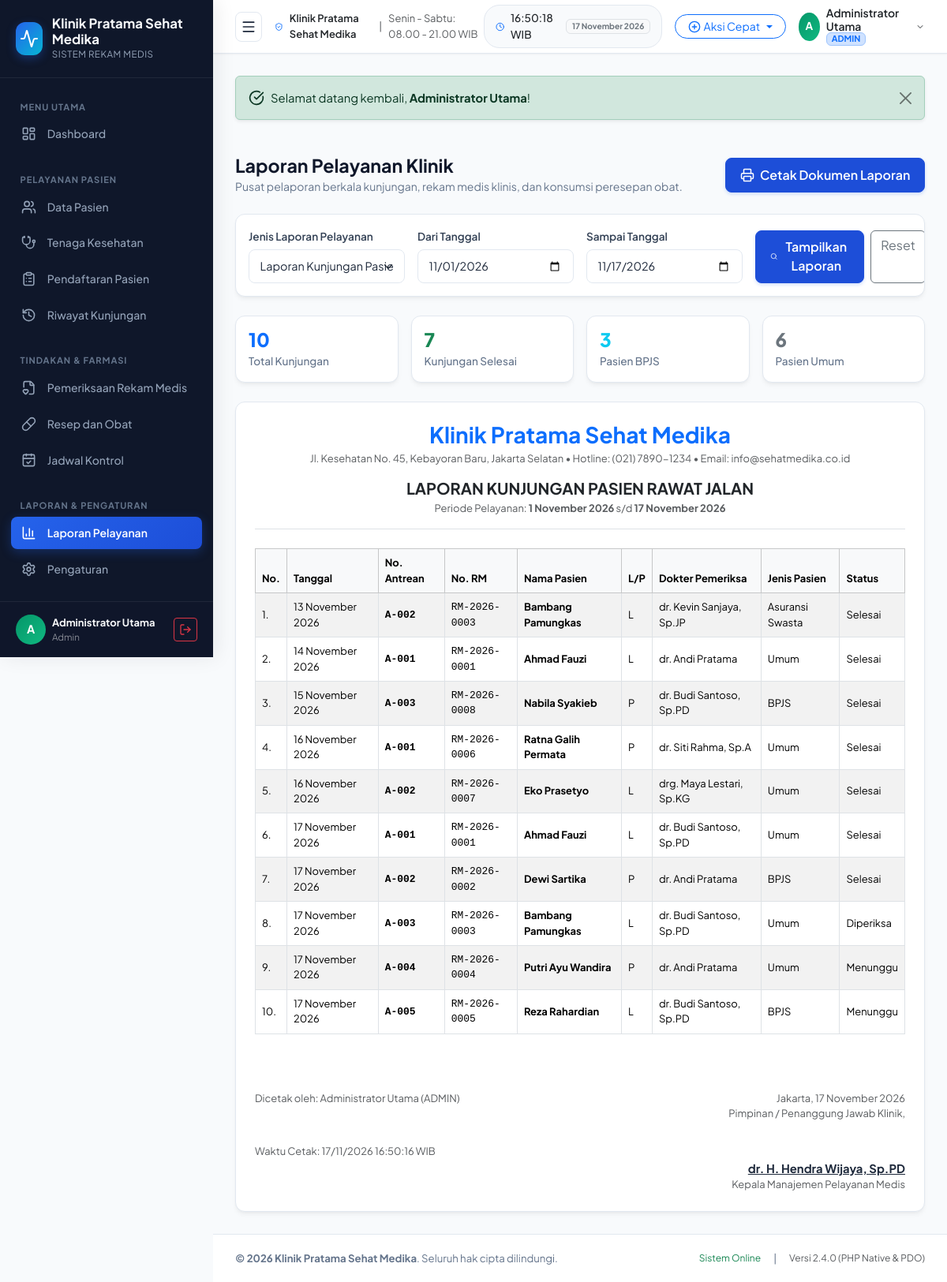
The app's page /pages/laporan.php (signed in) with its own data.
### tables this page shows
CREATE TABLE `pengaturan_klinik` (
  `id` INT PRIMARY KEY,
  `nama_klinik` VARCHAR(150) NOT NULL,
  `slogan` VARCHAR(255) DEFAULT 'Melayani dengan Sepenuh Hati dan Profesional',
  `alamat_klinik` TEXT NOT NULL,
  `no_telepon` VARCHAR(30) NOT NULL,
  `email_klinik` VARCHAR(100) NOT NULL,
  `website` VARCHAR(100) DEFAULT 'www.klinikmedika.com',
  `pimpinan_klinik` VARCHAR(100) NOT NULL,
  `jam_operasional` VARCHAR(150) DEFAULT 'Senin - Sabtu: 08.00 - 21.00 WIB',
  `logo` VARCHAR(255) DEFAULT 'logo-klinik.png'
);

CREATE TABLE `users` (
  `id` INT AUTO_INCREMENT PRIMARY KEY,
  `username` VARCHAR(50) NOT NULL UNIQUE,
  `password` VARCHAR(255) NOT NULL,
  `nama_lengkap` VARCHAR(100) NOT NULL,
  `role` ENUM('admin', 'dokter', 'petugas') NOT NULL DEFAULT 'admin',
  `email` VARCHAR(100) DEFAULT NULL,
  `foto` VARCHAR(255) DEFAULT 'default-avatar.png',
  `created_at` DATETIME DEFAULT CURRENT_TIMESTAMP,
  `updated_at` DATETIME DEFAULT CURRENT_TIMESTAMP ON UPDATE CURRENT_TIMESTAMP
);

CREATE TABLE `pendaftaran` (
  `id` INT AUTO_INCREMENT PRIMARY KEY,
  `nomor_antrean` VARCHAR(20) NOT NULL,
  `id_pasien` INT NOT NULL,
  `id_dokter` INT NOT NULL,
  `tanggal_kunjungan` DATE NOT NULL,
  `keluhan_awal` TEXT DEFAULT NULL,
  `jenis_pasien` ENUM('Umum', 'BPJS', 'Asuransi Swasta') NOT NULL DEFAULT 'Umum',
  `status` ENUM('Menunggu', 'Diperiksa', 'Selesai', 'Dibatalkan') NOT NULL DEFAULT 'Menunggu',
  `created_at` DATETIME DEFAULT CURRENT_TIMESTAMP,
  INDEX (`tanggal_kunjungan`),
  INDEX (`status`),
  CONSTRAINT `fk_pendaftaran_pasien` FOREIGN KEY (`id_pasien`) REFERENCES `pasien` (`id`) ON DELETE CASCADE,
  CONSTRAINT `fk_pendaftaran_dokter` FOREIGN KEY (`id_dokter`) REFERENCES `dokter` (`id`) ON DELETE RESTRICT
);

CREATE TABLE `pasien` (
  `id` INT AUTO_INCREMENT PRIMARY KEY,
  `nomor_rm` VARCHAR(20) NOT NULL UNIQUE,
  `nik` VARCHAR(20) NOT NULL,
  `nama_pasien` VARCHAR(100) NOT NULL,
  `jenis_kelamin` ENUM('Laki-laki', 'Perempuan') NOT NULL,
  `tempat_lahir` VARCHAR(50) DEFAULT NULL,
  `tanggal_lahir` DATE NOT NULL,
  `alamat` TEXT NOT NULL,
  `no_telepon` VARCHAR(25) NOT NULL,
  `gol_darah` ENUM('A', 'B', 'AB', 'O', '-') DEFAULT '-',
  `alergi` VARCHAR(255) DEFAULT 'Tidak Ada',
  `created_at` DATETIME DEFAULT CURRENT_TIMESTAMP,
  `updated_at` DATETIME DEFAULT CURRENT_TIMESTAMP ON UPDATE CURRENT_TIMESTAMP
);

CREATE TABLE `dokter` (
  `id` INT AUTO_INCREMENT PRIMARY KEY,
  `nip` VARCHAR(30) NOT NULL UNIQUE,
  `nama_dokter` VARCHAR(100) NOT NULL,
  `spesialisasi` VARCHAR(100) NOT NULL,
  `no_telepon` VARCHAR(25) NOT NULL,
  `email` VARCHAR(100) DEFAULT NULL,
  `jadwal_praktek` VARCHAR(255) NOT NULL,
  `status` ENUM('Aktif', 'Cuti', 'Nonaktif') NOT NULL DEFAULT 'Aktif',
  `created_at` DATETIME DEFAULT CURRENT_TIMESTAMP,
  `updated_at` DATETIME DEFAULT CURRENT_TIMESTAMP ON UPDATE CURRENT_TIMESTAMP
);

### pages/laporan.php (the view, shortened to what the rows shown need)
<?php
require_once __DIR__ . '/../includes/header.php';
$jenis_laporan = $_GET['jenis'] ?? 'kunjungan';
$tgl_dari = $_GET['dari'] ?? date('Y-m-01');
$tgl_sampai = $_GET['sampai'] ?? date('Y-m-d');
$data_laporan = [];
if ($jenis_laporan === 'kunjungan') {
    $stmt = $pdo->prepare("
        SELECT p.*, pas.nomor_rm, pas.nama_pasien, pas.jenis_kelamin, d.nama_dokter, d.spesialisasi
        FROM pendaftaran p
        JOIN pasien pas ON p.id_pasien = pas.id
        JOIN dokter d ON p.id_dokter = d.id
        WHERE p.tanggal_kunjungan BETWEEN ? AND ?
        ORDER BY p.tanggal_kunjungan ASC, p.id ASC
    ");
    $stmt->execute([$tgl_dari, $tgl_sampai]);
    $data_laporan = $stmt->fetchAll();
}
?>
<div class="page-header no-print">
  <div>
    <h2 class="page-title">Laporan Pelayanan Klinik</h2>
  </div>
</div>
<div class="card-custom">
  <div class="card-body-custom p-4">
    <div class="text-center border-bottom pb-3 mb-4">
      <h3 class="fw-bold mb-1 text-primary"><?= e($clinic['nama_klinik']); ?></h3>
      <p class="text-muted small mb-1"><?= e($clinic['alamat_klinik']); ?> &bull; Hotline: <?= e($clinic['no_telepon']); ?> &bull; Email: <?= e($clinic['email_klinik']); ?></p>
      <div class="h5 fw-bold text-dark text-uppercase mt-3 mb-1">
        <?php
          if ($jenis_laporan === 'kunjungan') echo "LAPORAN KUNJUNGAN PASIEN RAWAT JALAN";
          elseif ($jenis_laporan === 'pemeriksaan') echo "LAPORAN REKAM MEDIS & TINDAKAN KLINIS";
          else echo "LAPORAN PENGGUNAAN & PERESEPan OBAT";
        ?>
      </div>
      <div class="small text-muted">
        Periode Pelayanan: <strong><?= format_date_id($tgl_dari); ?></strong> s/d <strong><?= format_date_id($tgl_sampai); ?></strong>
      </div>
    </div>
    <div class="table-responsive">
      <?php if ($jenis_laporan === 'kunjungan'): ?>
        <table class="table table-bordered table-striped small align-middle mb-0">
          <thead class="table-light">
            <tr>
              <th style="width:40px;">No.</th>
              <th>Tanggal</th>
              <th>No. Antrean</th>
              <th>No. RM</th>
              <th>Nama Pasien</th>
              <th>L/P</th>
              <th>Dokter Pemeriksa</th>
              <th>Jenis Pasien</th>
              <th>Status</th>
            </tr>
          </thead>
          <tbody>
            <?php if (!empty($data_laporan)): ?>
              <?php $no = 1; foreach ($data_laporan as $row): ?>
                <tr>
                  <td><?= $no++; ?>.</td>
                  <td><?= format_date_id($row['tanggal_kunjungan']); ?></td>
                  <td class="font-monospace fw-bold"><?= e($row['nomor_antrean']); ?></td>
                  <td class="font-monospace"><?= e($row['nomor_rm']); ?></td>
                  <td><strong><?= e($row['nama_pasien']); ?></strong></td>
                  <td><?= ($row['jenis_kelamin'] === 'Laki-laki') ? 'L' : 'P'; ?></td>
                  <td><?= e($row['nama_dokter']); ?></td>
                  <td><?= e($row['jenis_pasien']); ?></td>
                  <td><?= e($row['status']); ?></td>
                </tr>
              <?php endforeach; ?>
            <?php else: ?>
              <tr><td colspan="9" class="text-center py-4 text-muted">Tidak ada data kunjungan pada periode ini.</td></tr>
            <?php endif; ?>
          </tbody>
        </table>
      <?php endif; ?>
    </div>
    <div class="row pt-5 mt-4">
      <div class="col-6">
        <div class="small text-muted mb-5">Dicetak oleh: <?= e($user_active['nama_lengkap']); ?> (<?= strtoupper(e($user_active['role'])); ?>)</div>
        <div class="small text-muted">Waktu Cetak: <?= date('d/m/Y H:i:s'); ?> WIB</div>
      </div>
      <div class="col-6 text-end">
        <strong><u><?= e($clinic['pimpinan_klinik']); ?></u></strong>
      </div>
    </div>
  </div>
</div>
<?php require_once __DIR__ . '/../includes/footer.php'; ?>

### includes/sidebar.php (shortened to what the rows shown need)
<aside class="app-sidebar" id="appSidebar">
  <div class="sidebar-header">
    <div class="d-flex flex-column">
      <span class="sidebar-brand-title"><?= e($clinic['nama_klinik']); ?></span>
      <span class="sidebar-brand-subtitle">Sistem Rekam Medis</span>
    </div>
  </div>
  <div class="sidebar-footer">
    <div class="d-flex align-items-center justify-content-between">
      <div class="d-flex align-items-center gap-2 overflow-hidden">
        <div class="user-avatar">
          <?= strtoupper(substr($user_active['nama_lengkap'] ?? 'U', 0, 1)); ?>
        </div>
        <div class="d-flex flex-column text-truncate" style="max-width: 140px;">
          <span class="text-light small fw-bold text-truncate"><?= e($user_active['nama_lengkap'] ?? 'User'); ?></span>
          <span class="text-white-50 text-capitalize" style="font-size:0.725rem;"><?= e($user_active['role'] ?? 'Petugas'); ?></span>
        </div>
      </div>
    </div>
  </div>
</aside>

### includes/navbar.php (shortened to what the rows shown need)
<header class="app-navbar">
  <div class="d-flex align-items-center gap-3">
    <div class="d-none d-md-flex align-items-center gap-2 text-muted small">
      <i data-lucide="shield-check" class="text-primary" style="width:18px;height:18px;"></i>
      <span class="fw-semibold text-dark"><?= e($clinic['nama_klinik']); ?></span>
      <span class="text-secondary-subtle">|</span>
      <span><?= e($clinic['jam_operasional']); ?></span>
    </div>
  </div>
  <div class="d-flex align-items-center gap-3">
    <div class="dropdown">
      <button class="btn p-0 border-0 d-flex align-items-center gap-2" type="button" data-bs-toggle="dropdown" aria-expanded="false">
        <div class="user-avatar" style="width:36px;height:36px;font-size:0.85rem;">
          <?= strtoupper(substr($user_active['nama_lengkap'] ?? 'U', 0, 1)); ?>
        </div>
        <div class="d-none d-sm-flex flex-column text-start">
          <span class="fw-semibold text-dark small" style="line-height:1.2;"><?= e($user_active['nama_lengkap'] ?? 'User'); ?></span>
          <span class="badge bg-primary-subtle text-primary border border-primary-subtle" style="font-size:0.68rem;padding:2px 6px;width:fit-content;">
            <?= strtoupper(e($user_active['role'] ?? 'Petugas')); ?>
          </span>
        </div>
        <i data-lucide="chevron-down" class="text-muted" style="width:16px;height:16px;"></i>
      </button>
    </div>
  </div>
</header>

### includes/footer.php (shortened to what the rows shown need)
    </main>
    <footer class="app-footer">
      <div>
        <strong>&copy; <?= date('Y'); ?> <?= e($clinic['nama_klinik']); ?></strong>. Seluruh hak cipta dilindungi.
      </div>
    </footer>
  </div>
</div>
</body>
</html>

### records on screen
pengaturan_klinik: nama_klinik "Klinik Pratama Sehat Medika", jam_operasional "Senin - Sabtu: 08.00 - 21.00 WIB", alamat_klinik "Jl. Kesehatan No. 45, Kebayoran Baru, Jakarta Selatan", no_telepon "(021) 7890-1234", email_klinik "info@sehatmedika.co.id", pimpinan_klinik "dr. H. Hendra Wijaya, Sp.PD"
users: nama_lengkap "A", nama_lengkap "Administrator Utama", role "Admin", role "ADMIN"
pendaftaran: tanggal_kunjungan "13 November 2026", nomor_antrean "A-002", id_pasien.nomor_rm "RM-2026-0003", id_pasien.nama_pasien "Bambang Pamungkas", shows "L", id_dokter.nama_dokter "dr. Kevin Sanjaya, Sp.JP", jenis_pasien "Asuransi Swasta", status "Selesai"
pendaftaran: tanggal_kunjungan "14 November 2026", nomor_antrean "A-001", id_pasien.nomor_rm "RM-2026-0001", id_pasien.nama_pasien "Ahmad Fauzi", shows "L", id_dokter.nama_dokter "dr. Andi Pratama", jenis_pasien "Umum", status "Selesai"
pendaftaran: tanggal_kunjungan "15 November 2026", nomor_antrean "A-003", id_pasien.nomor_rm "RM-2026-0008", id_pasien.nama_pasien "Nabila Syakieb", shows "P", id_dokter.nama_dokter "dr. Budi Santoso, Sp.PD", jenis_pasien "BPJS", status "Selesai"
pendaftaran: tanggal_kunjungan "16 November 2026", nomor_antrean "A-001", id_pasien.nomor_rm "RM-2026-0006", id_pasien.nama_pasien "Ratna Galih Permata", id_dokter.nama_dokter "dr. Siti Rahma, Sp.A", jenis_pasien "Umum", status "Selesai"
pendaftaran: tanggal_kunjungan "16 November 2026", nomor_antrean "A-002", id_pasien.nomor_rm "RM-2026-0007", id_pasien.nama_pasien "Eko Prasetyo", shows "L", id_dokter.nama_dokter "drg. Maya Lestari, Sp.KG", jenis_pasien "Umum", status "Selesai"
pendaftaran: tanggal_kunjungan "17 November 2026", nomor_antrean "A-001", id_pasien.nomor_rm "RM-2026-0001", id_pasien.nama_pasien "Ahmad Fauzi", shows "L", id_dokter.nama_dokter "dr. Budi Santoso, Sp.PD", jenis_pasien "Umum", status "Selesai"
pendaftaran: tanggal_kunjungan "17 November 2026", nomor_antrean "A-002", id_pasien.nomor_rm "RM-2026-0002", id_pasien.nama_pasien "Dewi Sartika", shows "P", id_dokter.nama_dokter "dr. Andi Pratama", jenis_pasien "BPJS", status "Selesai"
pendaftaran: tanggal_kunjungan "17 November 2026", nomor_antrean "A-003", id_pasien.nomor_rm "RM-2026-0003", id_pasien.nama_pasien "Bambang Pamungkas", shows "L", id_dokter.nama_dokter "dr. Budi Santoso, Sp.PD", jenis_pasien "Umum", status "Diperiksa"
pendaftaran: tanggal_kunjungan "17 November 2026", nomor_antrean "A-004", id_pasien.nomor_rm "RM-2026-0004", id_pasien.nama_pasien "Putri Ayu Wandira", id_dokter.nama_dokter "dr. Andi Pratama", jenis_pasien "Umum", status "Menunggu"
pendaftaran: tanggal_kunjungan "17 November 2026", nomor_antrean "A-005", id_pasien.nomor_rm "RM-2026-0005", id_pasien.nama_pasien "Reza Rahardian", shows "L", id_dokter.nama_dokter "dr. Budi Santoso, Sp.PD", jenis_pasien "BPJS", status "Menunggu"

### other values on screen
$flash['message'] "Selamat datang kembali, Administrator Utama !"
$ringkasan['total'] "10"
$ringkasan['selesai'] "7"
$ringkasan['bpjs'] "3"
$ringkasan['umum'] "6"
